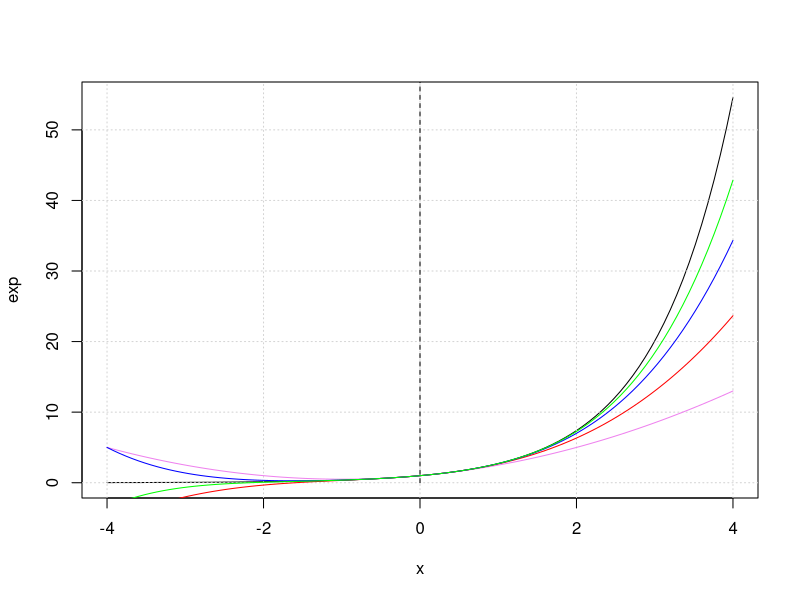
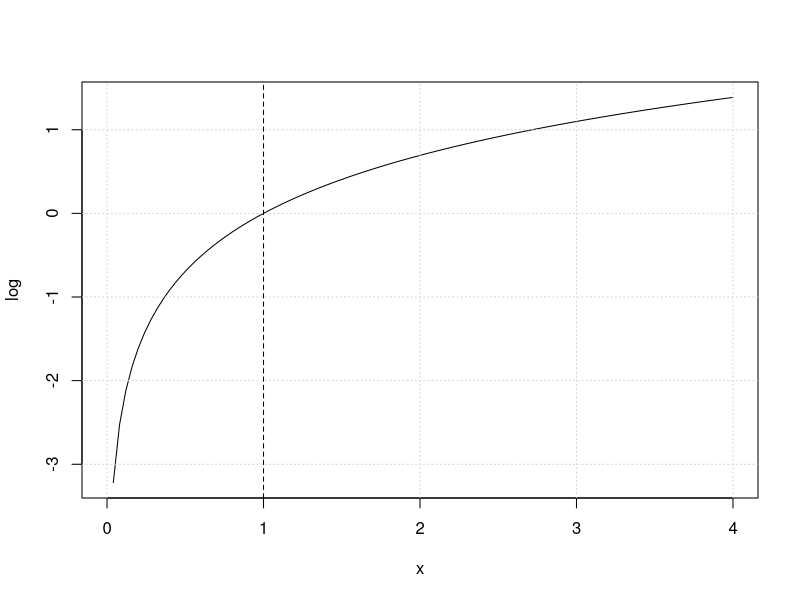

Write R code to recreate these figures, in order. (Note: this script raises an error after producing the figures.)
# Semana 10 - Aproximação de Funções

# Exercício 10.1 - Fazer no caderno

# Exercício 10.2

## Letra a

pol_exp <- function(x, n){
  if(class(x) != "numeric")
    stop("Erro")
  if(n < 0 || n %% 1 != 0)
    stop("Erro")
  fat <- 1
  som <- 1
  for(i  in 1:n){
    fat <- fat * i
    som <- som + (x^i) / fat
  }
  return(som)
}

pol_exp(2,100)

## Letra b

plot(exp,-4,4)
grid()
segments(x0=0,y0=0,x1=0,y1=150,lty=2)
curve(pol_exp(x,n=2),add=T,col="violet")
curve(pol_exp(x,n=3),add=T,col="red")
curve(pol_exp(x,n=4),add=T,col="blue")
curve(pol_exp(x,n=5),add=T,col="green")

# Exercício 10.3

## Letra a

AproxExp <- function(x, incremento){
  fat <- 1
  aprox <- 1
  for(i in 1:10){
    fat <- fat * i
    aprox <- aprox + x^i / fat
  }
  repeat{
    i <-  i + 1
    fat <- fat * i
    parcela <- x^i / fat
    if(abs(parcela) < incremento){
      return(aprox + parcela)
    }
      aprox = aprox + parcela
    }
}

## Letra b

AproxExp(1, 0.000000001)

AproxExp(-1, 0.00000001)

AproxExp(3, 0.00000001)

AproxExp(1^1/2, 0.0000000001)

AproxExp(7.3,0.00000001)

## Letra c

AproxExpi <- function(x, incremento){
  fat <- 1
  aprox <- 1
  for(i in 1:10){
    fat <- fat * i
    aprox <- aprox + x^i / fat
  }
  repeat{
    i <-  i + 1
    fat <- fat * i
    parcela <- x^i / fat
    if(abs(parcela) < incremento){
      return(list(aprox + parcela, i))
    }
    aprox = aprox + parcela
  }
}

AproxExpi(1, 0.000000001)

AproxExpi(-1, 0.00000001)

AproxExpi(3, 0.00000001)

AproxExpi(1^1/2, 0.0000000001)

AproxExpi(7.3,0.00000001)

## Letra d

AproxExpq <- function(x, incremento){
  x <- -x^2 / 2
  fat <- 1
  aprox <- 1
  for(i in 1:10){
    fat <- fat * i
    aprox <- aprox + x^i / fat
  }
  repeat{
    i <-  i + 1
    fat <- fat * i
    parcela <- x^i / fat
    if(abs(parcela) < incremento){
      return(aprox + parcela)
    }
    aprox = aprox + parcela
  }
}

# Exercício 10.4 - Fazer no caderno

# Exercício 10.5

## Letra a #### Está retornando um valor errado ####

pol_ln <- function(x,incremento){
  if(x < 0)
    stop("Erro!")
  if(x >= 2)
    return(-pol_ln(1/x, incremento))
  aprox <- 1
  for(i in 1:10){
    aprox <- aprox + ((x - 1)^i) / i
  }
  return(aprox)
}

## Letra b

plot(log,0,4)
grid()
segments(x0=1,y0=-4,x1=1,y1=10,lty=2)
curve(pol_ln(x,incremento = 2),add=T,col="violet")
curve(pol_ln(x,incremento = 3),add=T,col="red")
curve(pol_ln(x,incremento = 4),add=T,col="blue")
curve(pol_ln(x,incremento = 5),add=T,col="green")

# Exercício 10.6

## Letra a 

ln <- function(x,incremento){
  if(x <= 0)
    stop("Erro!")
  if(x >= 2)
    return(-ln(1/x, incremento))
  aprox <- 1
  for(i in 1:10){
    aprox <- aprox + ((x - 1)^i) / i
  }
  repeat{
    i <- i + 1
    parcela <- (((-1)^i+1) * (x - 1)^i) / i
    if(abs(parcela) < incremento)
      return(aprox + parcela)
  }
  aprox <- aprox + parcela
}

## Letra b

ln(0.1,0.000001)
ln(2,0.000001)
ln(10,0.000001)
ln(3.8,0.000001)

## Letra c

baseln <- function(x,b, incremento = 0.0001){
  lnx <- ln(x, incremento)
  lnb <- ln(b, incremento)
  return(lnx/lnb)
}

baseln(3,4)

# Exercício 10.7

sen <- function(x, incremento = 0.0001){
  if(x > pi)
    return(sen(x - 2 * pi, incremento))
  if(x < -pi)
    return(sen(x + 2 * pi, incremento))
  aprox <- x
  for(i in 1:10){
    parcela <- (((-1)^i) * (x^(2*i+1)))/factorial(2*i + 1)
    aprox <- aprox + parcela
  }
  i <- 11
  repeat{
    parcela <- (((-1)^i) * (x^(2*i+1)))/factorial(2*i + 1)
    if(abs(parcela) < incremento)
      return(aprox)
    aprox <- aprox + parcela
    i <- i + 1
  }
}

## Letra b

sen(1)
sen(25)
sen(50)
sen (pi/3)

sin(2)
sin(25)
sin(50)
sin (pi/3)

## Letra c

coseno <- function(x, incremento){
  return(sen(x + pi/2))
}

coseno(5,0.00001)

#################################### Não funciona #################################

coseno1 <- function(x, incremento){  
  x <- (x  + pi/2)
  if(abs(x) > pi )
    return(cos(x - 2 * pi, incremento))
  fat <- 1
  for(i in 1:10){
    fat <- fat * i
    aprox <- aprox + (x - x^i) / fat
    i <- i + 1
  }
  repeat{
    i <- i + 1
    fat <- 2*fat + 1
    parcela <- (-1)^i * x^2*i+1
    if(abs(parcela) < incremento)
      return(aprox + incremento)
  }
  aprox <- aprox + parcela
}
